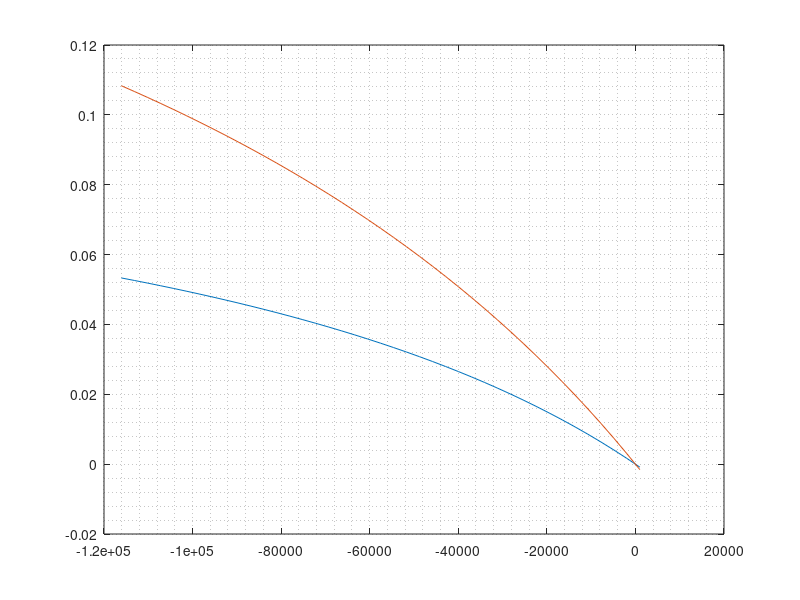

The MATLAB script that drew this image:
Wnet = 1e3;
delh = 43100e3;
etat = 0.7;
etac = 0.7;
etam = 0.9;
etab = 0.99;
etahex = 0.75;
k1 = 1.4;
k2 = 1.333;
Cpa = 1005;
Cpg = 1148;
T3 = 800:10:1200;
T1 = 288.15;
rc = 2.15;
P1 = 1;
P4 = P1;
P2 = rc*P1;
delPb = P2*0.04;
delPhg = P1*0.03;
delPha = P2*0.03;
P3 = P2;
rt = P3/P4;
T2s = T1*rc^((k1-1)/k1);
T4s = T3*(1/rt)^((k2-1)/k2);
T2 = (T2s -T1)/etac + T1;
T4 = T3*(1-(etat*(1-(1/rt)^((k2-1)/k2))));
T5 = etahex*(T4-T2) + T2;
wnet = Cpg*(T3 - T4) - ((1/etam)*Cpa*(T2 - T1));
etas = (etab*((Cpg*(T3 - T4)) - ((1/etam)*Cpa*(T2 - T1))).*(etab*delh - Cpg.*T3))./(delh.*(Cpg.*T3 - Cpa*T2));
etas2 = (etab*((Cpg*(T3 - T4)) - ((1/etam)*Cpa*(T2 - T1))).*(etab*delh - Cpg.*T3))./(delh.*(Cpg.*T3 - Cpa*T5));
f = (Cpg*T3 - Cpa*T2)/(etab*delh - Cpg*T3);
mdot = Wnet./wnet;
Wnetv = min(mdot).*wnet;

plot(Wnetv, etas)
hold on
grid minor
plot(Wnetv, etas2)

ma = 5e-3:0.1e-4:40e-3;
mf = 0.2e-3;
%T03 = (ma.*Cpa*T2 + mf*delh)./((ma+mf).*Cpg);
T032 = (ma.*Cpa*(T2*(1-etahex))+(mf*delh))./(((ma+mf).*Cpg).*(1-(ma.*etahex*(1-(etat*(1-(1/rt)^((k2-1)/k2)))))/(ma+mf)));
T04 = T032*(1-etat*(1-(1/rc)^((k2-1)/k2)));
T05 = T2*(1-etahex) + etahex*T04;
f2 = (Cpg*T032 - Cpa*T2)/(delh - Cpg*T032);
Wdnet = ((ma+mf).*(T032-(T032*(1-(etat*(1-(1/rt)^((k2-1)/k2))))))) - (ma.*(T2-T1));
error =  ma.*Cpa.*T05 + mf*delh - (ma+mf).*Cpg.*T032;
